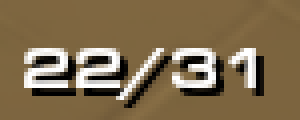
#> input picture test_image-bis.png, 75 x 30 px (shown 4 times larger)
$ jupyter execute --allow-errors test3.ipynb
#> lines starting #> are read from the running program, lines starting #| are printed output that depends on the picture; after the words box and inside, x2 and y2 are one past the last pixel; in counts of white or black regions, pixels touching at a corner belong together
[cell 1]
import numpy as np
import cv2
from PIL import ImageGrab
from PIL import Image
from PIL import ImageOps
import time
import pytesseract
import pyttsx3


pytesseract.pytesseract.tesseract_cmd = r'/usr/local/Cellar/tesseract/4.1.1/bin/tesseract'

def collect_screenshots_app():
    t = 0

    while t<100:
        time.sleep(1)

        #make a screenshot of the screen
        image = ImageGrab.grab()
        image_text = "Photo logs/" + "full image" + time.strftime("%H:%M:%S", time.localtime()) + ".png"
        image.save(image_text)


def app():
    t = 0

    while t<20:
        time.sleep(10)
        text = collect_supply_count()
        text = text.replace('/',' ')
        if text:
            read_out(text)
        t += 1
        print("t = {}".format(t))
        print("text:{}".format(text))
        print("time:{}".format(time.strftime("%H:%M:%S", time.localtime())))

#return string of current supply count
def collect_supply_count():

    #make a screenshot of the screen
    image = ImageGrab.grab()
    image_text = "Photo logs/" + "full image" + time.strftime("%H:%M:%S", time.localtime()) + ".png"
    image.save(image_text)

    #crop the image to include only supply count
    supply_count_image = collect_supply_count_image(image)

    return pytesseract.image_to_string(supply_count_image)

#crop full_screen image to zoom in the supply count, returns cropped image
#TO DO: Adjust for screen sizes
def collect_supply_count_image(image):
    #cropping to collect the right part of the image
    image_cropped = image.crop((1500, 10, 1575, 40))

    #saving the image for reference
    image_legend = "Photo logs/" + "cropped image pre-processing" + time.strftime("%H:%M:%S", time.localtime()) + ".png"
    image_cropped.save(image_legend)

    #converting it to back and white
    image_bnw = image_cropped.convert('LA').convert('RGB')

    #thresholding it
    threshold = 190
    image_thd = image_bnw.point(lambda p: p > threshold and 255)

    #inverting it
    image_processed = ImageOps.invert(image_thd)

    #saving the procssed image for reference
    image_legend = "Photo logs/" + "cropped image post-processing" + time.strftime("%H:%M:%S", time.localtime()) + ".png"
    image_processed.save(image_legend)

    return image_processed

#image = ImageGrab.grab()
#image.save("text.png")

#Create, save and read out audio text
#Argument: audio to read
def read_out(mytext):
    text_path = "Audios/" + mytext + ".mp3"

    #if existing audio exists then just play it
    if not os.path.exists(text_path):
        myobj = gTTS(text=mytext, lang=language, slow=False)
        myobj.save(text_path)

    os.system("afplay " + "'" + text_legend + "'")

#> (a cell that did not finish here is left out)

[cell 3]
from PIL import Image
from PIL import ImageOps
import cv2
import numpy

import PIL.ImageOps

image = Image.open("test_image-bis.png").convert('LA').convert('RGB')
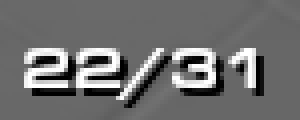
#> image: PIL image 75x30 RGB (shown 4 times larger); min 0, max 255, mean 111.8

threshold = 190
image_bis = image.point(lambda p: p > threshold and 255)
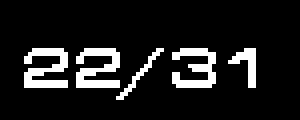
#> image_bis: PIL image 75x30 RGB (shown 4 times larger); 11.3% white in thin lines or dots, all inside (x1, y1, x2, y2) = (6, 12, 64, 25)
image_ter = ImageOps.invert(image_bis)

#image_ter.show()

print(pytesseract.image_to_string(image_ter, config='tessedit_char_whitelist=0123456789'))
#> (this line was passed over: pytesseract is not available in this run)

[cell 4]
image3 = PIL.ImageOps.invert(image)
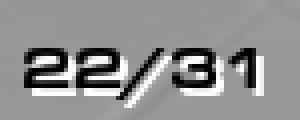
#> image3: PIL image 75x30 RGB (shown 4 times larger); min 0, max 255, mean 143.2

[cell 5]
image = cv2.imread("test_image.png")
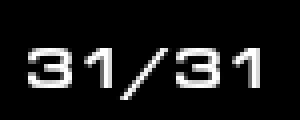
#> input picture test_image.png, 75 x 30 px (shown 4 times larger)
#> image is the input picture: shape (30, 75, 3); min 0, max 255, mean 24.7

gray = cv2.cvtColor(image, cv2.COLOR_BGR2GRAY)

threshold = cv2.threshold(gray, 0, 255, cv2.THRESH_BINARY | cv2.THRESH_OTSU)[1]
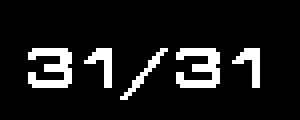
#> threshold: shape (30, 75) (shown 4 times larger); 10.2% white in thin lines or dots, all inside (x1, y1, x2, y2) = (7, 12, 65, 25)

[cell 6]
cv2.imshow("image",image)

cv2.imshow("black and white",gray)

cv2.imshow("threshold",threshold)

cv2.waitKey(0)
cv2.destroyAllWindows()

[cell 7]
img_inverted = cv2.bitwise_not(threshold)

[cell 8]
cv2.imshow("Invert1",img_inverted)

[cell 9]
import pytesseract

pytesseract.pytesseract.tesseract_cmd = r'/usr/local/Cellar/tesseract/4.1.1/bin/tesseract'

print(pytesseract.image_to_string(image3, config='tessedit_char_whitelist=0123456789'))
#> (this line was passed over: pytesseract is not available in this run)

[cell 10]
import pyttsx3

engine = pyttsx3.init()
engine.say("I will speak this text")
engine.runAndWait()

[cell 11]
engine.endLoop()

[cell 12]
print(image.size)
#| 6750

[cell 13]
for i in range(10):
    time.sleep(0.1)
    print("#", end = '', flush=True)
